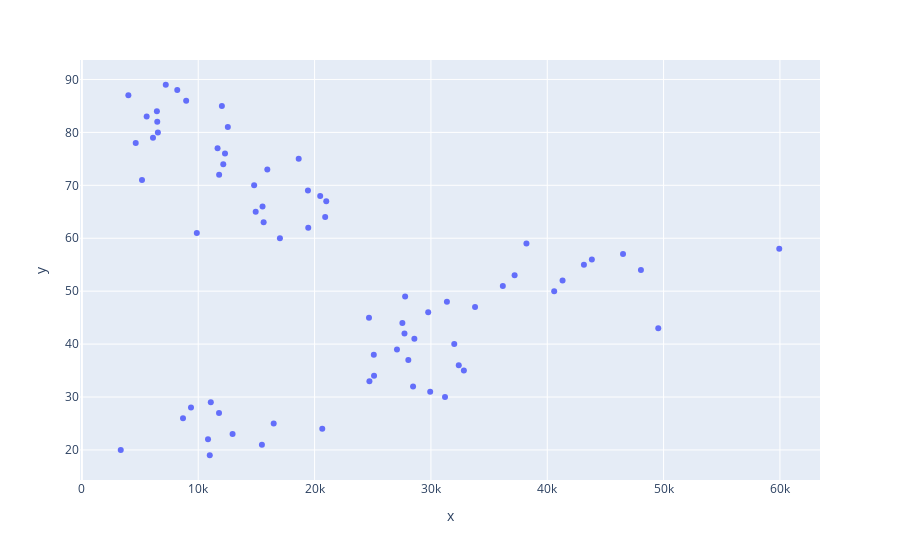

Notebook code cell kept with this figure:
### Code cell
px.scatter(clust_1,clust_1.groupby('age').income.mean().values,np.sort(clust_1.age.unique()))

### Figure 1 — Plotly figure (JSON) as saved in the notebook; plotly's stock layout.template omitted (floating-point values rounded to 4 significant figures)
{"data": [{"hovertemplate": "x=%{x}<br>y=%{y}<extra></extra>", "legendgroup": "", "marker": {"color": "#636efa", "symbol": "circle"}, "mode": "markers", "name": "", "orientation": "v", "showlegend": false, "type": "scatter", "x": [10992, 3339, 15470.0, 10840.0, 12950.0, 20660, 16485, 8690.0, 11790.0, 9377.0, 11080.0, 31210.0, 29940.0, 28470.0, 24710.0, 25110.0, 32830.0, 32390.0, 28060.0, 25090.0, 27080.0, 32000.0, 28580.0, 27730.0, 49540.0, 27550.0, 24680.0, 29770.0, 33790.0, 31370.0, 27780.0, 40600.0, 36180.0, 41320.0, 37190.0, 48050.0, 43151, 43830.0, 46510.0, 59940.0, 38210.0, 17020.0, 9878.0, 19450.0, 15620.0, 20910.0, 14940.0, 15527, 21000.0, 20480.0, 19430.0, 14800.0, 5166.0, 11795, 15938, 12150.0, 18635, 12301, 11660.0, 4626, 6110.0, 6531.0, 12544, 6476, 5566, 6446, 12033, 8961, 3994, 8196.0, 7209], "xaxis": "x", "y": [19, 20, 21, 22, 23, 24, 25, 26, 27, 28, 29, 30, 31, 32, 33, 34, 35, 36, 37, 38, 39, 40, 41, 42, 43, 44, 45, 46, 47, 48, 49, 50, 51, 52, 53, 54, 55, 56, 57, 58, 59, 60, 61, 62, 63, 64, 65, 66, 67, 68, 69, 70, 71, 72, 73, 74, 75, 76, 77, 78, 79, 80, 81, 82, 83, 84, 85, 86, 87, 88, 89], "yaxis": "y"}], "layout": {"legend": {"tracegroupgap": 0}, "margin": {"t": 60}, "xaxis": {"anchor": "y", "domain": [0, 1], "title": {"text": "x"}}, "yaxis": {"anchor": "x", "domain": [0, 1], "title": {"text": "y"}}}}
